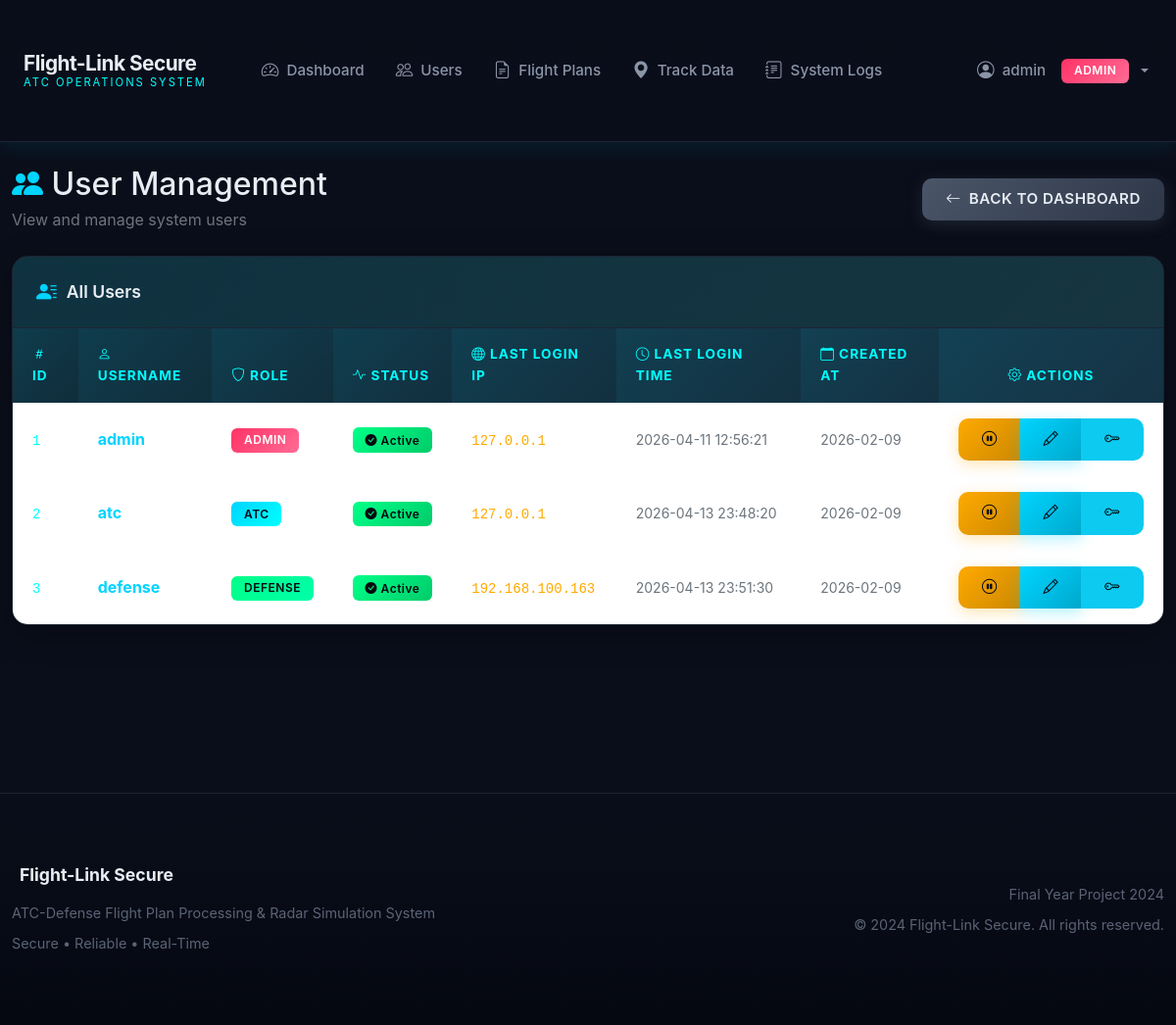
/admin/users (signed in), run on an earlier commit of the app's database.
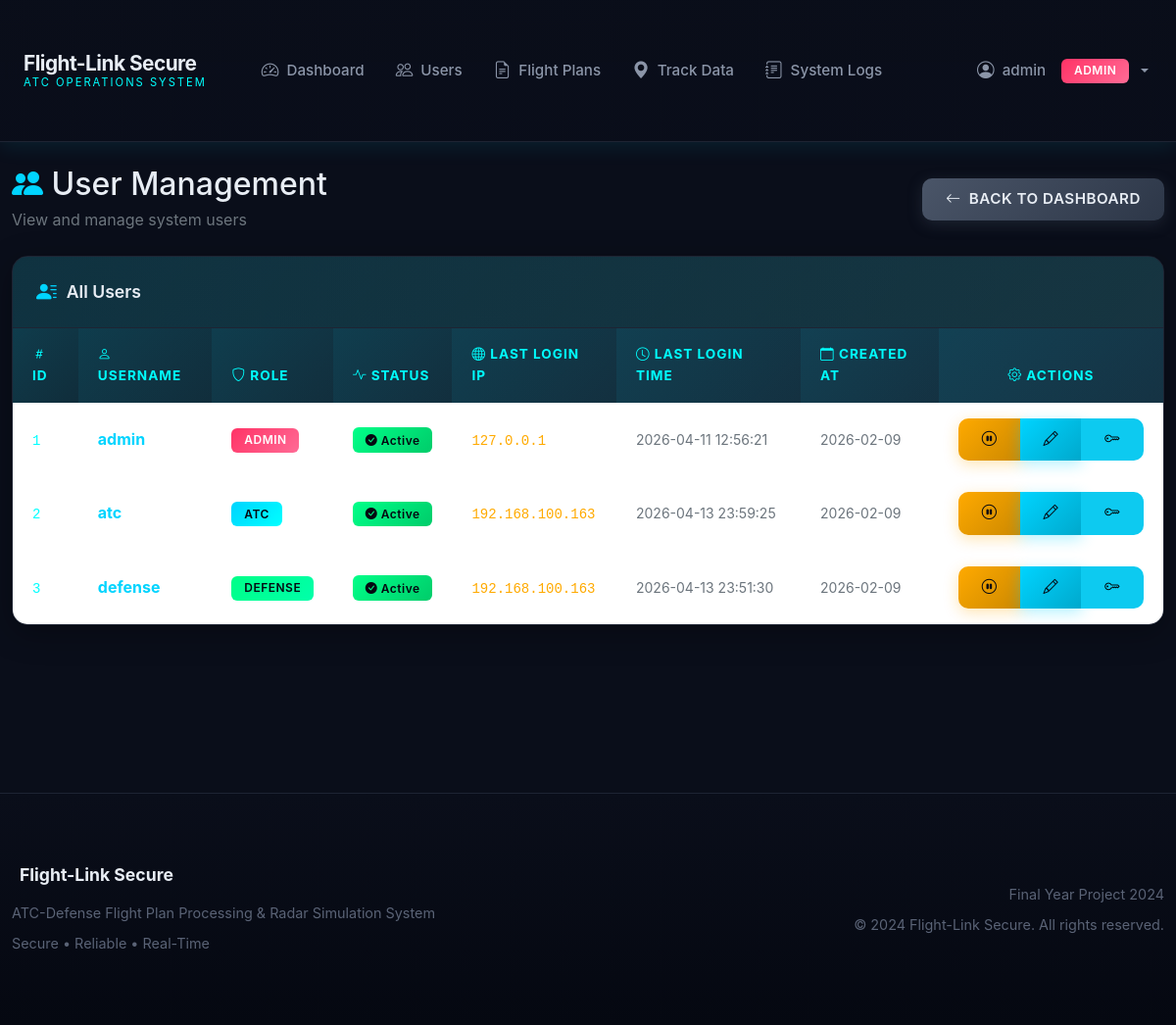
And on a later commit of the database.
### app/models/__init__.py (models this page shows, shortened)
class User(db.Model):
    __tablename__ = 'users'
    id = db.Column(db.Integer, primary_key=True)
    username = db.Column(db.String(80), unique=True, nullable=False)
    password_hash = db.Column(db.String(256), nullable=False)
    role = db.Column(db.String(20), nullable=False)  # admin, atc, defense
    last_login_ip = db.Column(db.String(45), nullable=True)
    last_login_time = db.Column(db.DateTime, nullable=True)
    is_active = db.Column(db.Boolean, default=True)
    created_at = db.Column(db.DateTime, default=datetime.utcnow)
    @property
    def is_authenticated(self):
        return True
    def is_admin(self):
        return self.role == 'admin'

### app/routes/admin.py (the view)
@bp.route('/admin/users')
@login_required
@admin_required
def admin_users():
    users = User.query.all()
    return render_template('admin/users.html', users=users)

### templates/admin/users.html (shortened to what this page needs)
{% extends "base.html" %}
{% block content %}
<div class="container-fluid py-4">
    <div class="d-flex justify-content-between align-items-center mb-4">
        <div>
            <h2 class="mb-1"><i class="bi bi-people-fill text-radar-blue"></i> User Management</h2>
            <p class="text-secondary mb-0">View and manage system users</p>
        </div>
        <a href="{{ url_for('admin.admin_dashboard') }}" class="btn btn-secondary">
            <i class="bi bi-arrow-left"></i> Back to Dashboard
        </a>
    </div>
    <div class="card">
        <div class="card-header">
            <i class="bi bi-person-lines-fill"></i> All Users
        </div>
        <div class="card-body p-0">
            <div class="table-responsive">
                <table class="table table-hover mb-0">
                    <thead>
                        <tr>
                            <th><i class="bi bi-hash"></i> ID</th>
                            <th><i class="bi bi-person"></i> Username</th>
                            <th><i class="bi bi-shield"></i> Role</th>
                            <th><i class="bi bi-activity"></i> Status</th>
                            <th><i class="bi bi-globe"></i> Last Login IP</th>
                            <th><i class="bi bi-clock"></i> Last Login Time</th>
                            <th><i class="bi bi-calendar"></i> Created At</th>
                            <th class="text-center"><i class="bi bi-gear"></i> Actions</th>
                        </tr>
                    </thead>
                    <tbody>
                        {% for user in users %}
                        <tr id="user-row-{{ user.id }}">
                            <td><code class="text-radar-cyan">{{ user.id }}</code></td>
                            <td><strong class="text-radar-blue">{{ user.username }}</strong></td>
                            <td>
                                <span class="badge badge-role-{{ user.role }}">{{ user.role.upper() }}</span>
                            </td>
                            <td>
                                {% if user.is_active %}
                                    <span class="badge badge-success"><i class="bi bi-check-circle-fill"></i> Active</span>
                                {% else %}
                                    <span class="badge bg-secondary"><i class="bi bi-x-circle-fill"></i> Inactive</span>
                                {% endif %}
                            </td>
                            <td><code class="text-radar-amber">{{ user.last_login_ip or 'N/A' }}</code></td>
                            <td class="text-nowrap">
                                {% if user.last_login_time %}
                                    <small class="text-secondary">{{ user.last_login_time.strftime('%Y-%m-%d %H:%M:%S') }}</small>
                                {% else %}
                                    <span class="text-muted">Never</span>
                                {% endif %}
                            </td>
                            <td class="text-nowrap"><small class="text-secondary">{{ user.created_at.strftime('%Y-%m-%d') }}</small></td>
                            <td class="text-center">
                                <div class="btn-group" role="group">
                                    {% if user.is_active %}
                                    <button type="button" class="btn btn-sm btn-warning"
                                            onclick="toggleUserStatus({{ user.id }}, false)"
                                            title="Deactivate User">
                                        <i class="bi bi-pause-circle"></i>
                                    </button>
                                    {% else %}
                                    <button type="button" class="btn btn-sm btn-success"
                                            onclick="toggleUserStatus({{ user.id }}, true)"
                                            title="Activate User">
                                        <i class="bi bi-play-circle"></i>
                                    </button>
                                    {% endif %}
                                    <button type="button" class="btn btn-sm btn-primary"
                                            data-bs-toggle="modal"
                                            data-bs-target="#editUserModal{{ user.id }}"
                                            title="Edit User">
                                        <i class="bi bi-pencil"></i>
                                    </button>
                                    <button type="button" class="btn btn-sm btn-info"
                                            onclick="resetPassword({{ user.id }}, '{{ user.username }}')"
                                            title="Reset Password">
                                        <i class="bi bi-key"></i>
                                    </button>
                                </div>
                            </td>
                        </tr>
                        {% endfor %}
                    </tbody>
                </table>
            </div>
        </div>
    </div>
</div>
{% endblock %}

### templates/base.html (shortened to what this page needs)
<!DOCTYPE html>
<html lang="en">
<head>
    <link href="https://cdn.jsdelivr.net/npm/bootstrap@5.3.0/dist/css/bootstrap.min.css" rel="stylesheet">
    <link rel="stylesheet" href="https://cdn.jsdelivr.net/npm/bootstrap-icons@1.10.0/font/bootstrap-icons.css">
</head>
<body>
    {% if current_user.is_authenticated %}
    <nav class="navbar navbar-expand-lg navbar-dark">
        <div class="container-fluid">
            <a class="navbar-brand" href="{{ url_for('auth.index') }}">
                <div class="brand-text">
                    <span class="main-title">Flight-Link Secure</span>
                    <span class="sub-title">ATC Operations System</span>
                </div>
            </a>
            <div class="collapse navbar-collapse" id="navbarNav">
                <ul class="navbar-nav me-auto ms-4">
                    {% if current_user.is_admin() %}
                    <li class="nav-item">
                        <a class="nav-link" href="{{ url_for('admin.admin_dashboard') }}">
                            <i class="bi bi-speedometer2"></i> Dashboard
                        </a>
                    </li>
                    <li class="nav-item">
                        <a class="nav-link" href="{{ url_for('admin.admin_users') }}">
                            <i class="bi bi-people"></i> Users
                        </a>
                    </li>
                    <li class="nav-item">
                        <a class="nav-link" href="{{ url_for('admin.admin_flight_plans') }}">
                            <i class="bi bi-file-earmark-text"></i> Flight Plans
                        </a>
                    </li>
                    <li class="nav-item">
                        <a class="nav-link" href="{{ url_for('admin.admin_track_data') }}">
                            <i class="bi bi-geo-alt-fill"></i> Track Data
                        </a>
                    </li>
                    <li class="nav-item">
                        <a class="nav-link" href="{{ url_for('admin.admin_logs') }}">
                            <i class="bi bi-journal-text"></i> System Logs
                        </a>
                    </li>
                    {% endif %}
                </ul>
                <ul class="navbar-nav">
                    <li class="nav-item dropdown">
                        <a class="nav-link dropdown-toggle" href="#" id="userDropdown" role="button" data-bs-toggle="dropdown">
                            <i class="bi bi-person-circle"></i> {{ current_user.username }}
                            <span class="badge badge-role-{{ current_user.role }} ms-2">{{ current_user.role.upper() }}</span>
                        </a>
                    </li>
                </ul>
            </div>
        </div>
    </nav>
    {% endif %}
    <main>
        {% block content %}{% endblock %}
    </main>
    {% if current_user.is_authenticated %}
    <footer class="footer">
        <div class="container-fluid">
            <div class="row align-items-center">
                <div class="col-md-6">
                    <h5> Flight-Link Secure</h5>
                    <p>ATC-Defense Flight Plan Processing & Radar Simulation System</p>
                    <p class="mb-0">Secure • Reliable • Real-Time</p>
                </div>
                <div class="col-md-6 text-md-end">
                    <p>Final Year Project 2024</p>
                    <p class="mb-0">&copy; 2024 Flight-Link Secure. All rights reserved.</p>
                </div>
            </div>
        </div>
    </footer>
    {% endif %}
</body>
</html>

What changed in the data, as far as the page shows it:
changed User "atc": last_login_ip "127.0.0.1" → "192.168.100.163"; last_login_time "2026-04-13 23:48:20" → "2026-04-13 23:59:25"
